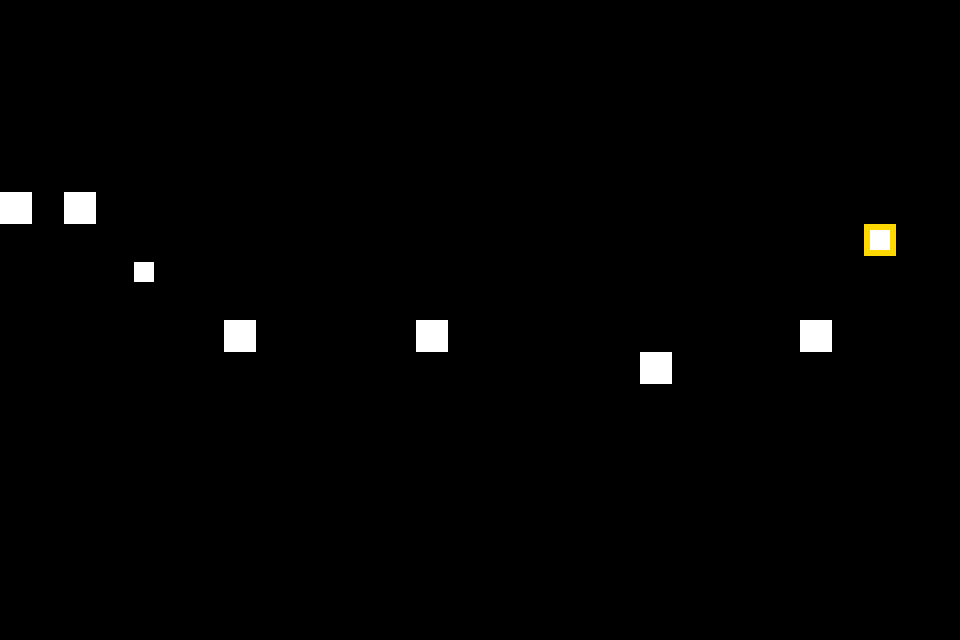

A level layout from a 2D game, rendered from its tile map. Below: a short description, then the map file with its tile-grid data intact:
An orthogonal 30x20 tile map with 32x32 px tiles, 1 tile layer (Tile Layer 1), 2 tilesets.

<map version="1.10" tiledversion="1.11.2" class="level" orientation="orthogonal" renderorder="right-down" width="30" height="20" tilewidth="32" tileheight="32" infinite="0" nextlayerid="2" nextobjectid="1">
 <tileset firstgid="1" source="orange.tsx" />
 <tileset firstgid="17" source="test.tsx" />
 <layer id="1" name="Tile Layer 1" class="level" width="30" height="20">
  <data encoding="csv">
0,0,0,0,0,0,0,0,0,0,0,0,0,0,0,0,0,0,0,0,0,0,0,0,0,0,0,0,0,0,
0,0,0,0,0,0,0,0,0,0,0,0,0,0,0,0,0,0,0,0,0,0,0,0,0,0,0,0,0,0,
0,0,0,0,0,0,0,0,0,0,0,0,0,0,0,0,0,0,0,0,0,0,0,0,0,0,0,0,0,0,
0,0,0,0,0,0,0,0,0,0,0,0,0,0,0,0,0,0,0,0,0,0,0,0,0,0,0,0,0,0,
0,0,0,0,0,0,0,0,0,0,0,0,0,0,0,0,0,0,0,0,0,0,0,0,0,0,0,0,0,0,
0,0,0,0,0,0,0,0,0,0,0,0,0,0,0,0,0,0,0,0,0,0,0,0,0,0,0,0,0,0,
16,0,16,0,0,0,0,0,0,0,0,0,0,0,0,0,0,0,0,0,0,0,0,0,0,0,0,0,0,0,
0,0,0,0,0,0,0,0,0,0,0,0,0,0,0,0,0,0,0,0,0,0,0,0,0,0,0,19,0,0,
0,0,0,0,17,0,0,0,0,0,0,0,0,0,0,0,0,0,0,0,0,0,0,0,0,0,0,0,0,0,
0,0,0,0,0,0,0,0,0,0,0,0,0,0,0,0,0,0,0,0,0,0,0,0,0,0,0,0,0,0,
0,0,0,0,0,0,0,16,0,0,0,0,0,16,0,0,0,0,0,0,0,0,0,0,0,16,0,0,0,0,
0,0,0,0,0,0,0,0,0,0,0,0,0,0,0,0,0,0,0,0,16,0,0,0,0,0,0,0,0,0,
0,0,0,0,0,0,0,0,0,0,0,0,0,0,0,0,0,0,0,0,0,0,0,0,0,0,0,0,0,0,
0,0,0,0,0,0,0,0,0,0,0,0,0,0,0,0,0,0,0,0,0,0,0,0,0,0,0,0,0,0,
0,0,0,0,0,0,0,0,0,0,0,0,0,0,0,0,0,0,0,0,0,0,0,0,0,0,0,0,0,0,
0,0,0,0,0,0,0,0,0,0,0,0,0,0,0,0,0,0,0,0,0,0,0,0,0,0,0,0,0,0,
0,0,0,0,0,0,0,0,0,0,0,0,0,0,0,0,0,0,0,0,0,0,0,0,0,0,0,0,0,0,
0,0,0,0,0,0,0,0,0,0,0,0,0,0,0,0,0,0,0,0,0,0,0,0,0,0,0,0,0,0,
0,0,0,0,0,0,0,0,0,0,0,0,0,0,0,0,0,0,0,0,0,0,0,0,0,0,0,0,0,0,
0,0,0,0,0,0,0,0,0,0,0,0,0,0,0,0,0,0,0,0,0,0,0,0,0,0,0,0,0,0
</data>
 </layer>
</map>
